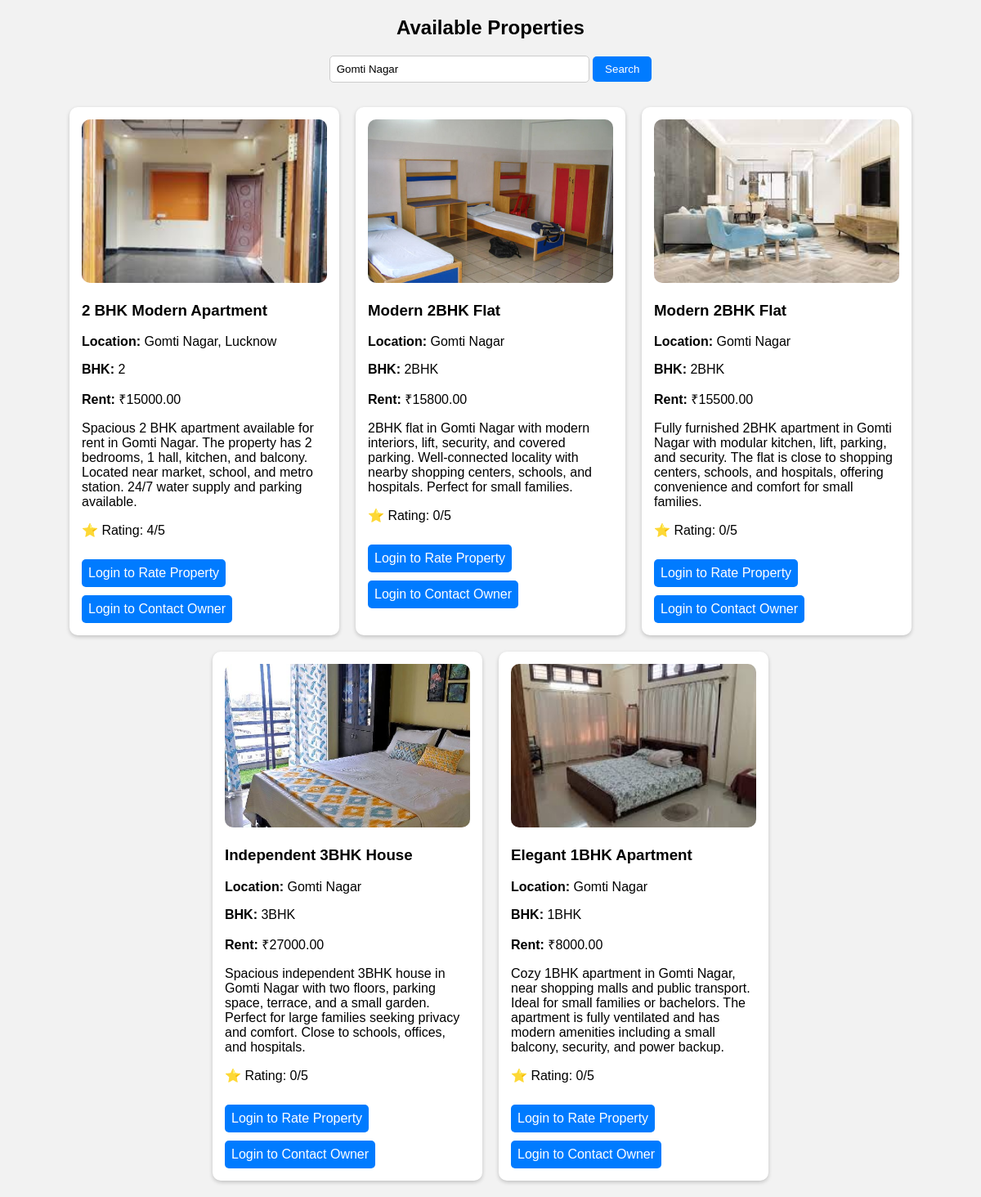
The app's page /show_property.php?location=Gomti Nagar with its own data.
### tables this page shows
CREATE TABLE `properties` (
  `id` int(11) UNSIGNED NOT NULL,
  `title` varchar(255) NOT NULL,
  `location` varchar(100) NOT NULL,
  `bhk` varchar(50) NOT NULL,
  `area` varchar(50) NOT NULL,
  `rent` decimal(10,2) NOT NULL,
  `description` text NOT NULL,
  `image` varchar(255) DEFAULT NULL,
  `created_at` timestamp NOT NULL DEFAULT current_timestamp(),
  `owner_id` int(11) DEFAULT NULL
);

### show_property.php (the view, shortened to what this page needs)
<?php
$conn = mysqli_connect("localhost","root","","primedwell");
$search="";
if(isset($_GET['location'])){
$search=mysqli_real_escape_string($conn,$_GET['location']);
}
$sql="SELECT * FROM properties WHERE 1";
if(!empty($search)){
$sql.=" AND (title LIKE '%$search%'
OR location LIKE '%$search%'
OR bhk LIKE '%$search%'
OR rent LIKE '%$search%')";
}
$sql.=" ORDER BY id DESC";
$result=mysqli_query($conn,$sql);
?>
<!DOCTYPE html>
<html>
<head>
</head>
<body>
<h2>Available Properties</h2>
<div class="search-form">
<form method="GET">
<input type="text" name="location"
placeholder="Search location, rent, BHK..."
value="<?php echo htmlspecialchars($search); ?>">
<button type="submit">Search</button>
</form>
</div>
<div class="property-container">
<?php
if(mysqli_num_rows($result)>0){
while($row=mysqli_fetch_assoc($result)){
?>
<div class="property-card">
<img src="uploads/<?php echo $row['image']; ?>">
<h3><?php echo $row['title']; ?></h3>
<p><b>Location:</b> <?php echo $row['location']; ?></p>
<p><b>BHK:</b> <?php echo $row['bhk']; ?></p>
<p><b>Rent:</b> ₹<?php echo $row['rent']; ?></p>
<p><?php echo $row['description']; ?></p>
<?php
$pid=$row['id'];
$r=mysqli_query($conn,"SELECT AVG(rating) as avg_rating
FROM property_ratings
WHERE property_id='$pid'");
$rating=mysqli_fetch_assoc($r);
?>
<p>⭐ Rating: <?php echo round($rating['avg_rating'],1); ?>/5</p>
<?php if(isset($_SESSION['user_id'])){ ?>
<form method="POST" class="rating-form">
<input type="hidden" name="property_id"
value="<?php echo $row['id']; ?>">
<select name="rating" required>
<option value="">Rate Property</option>
<option value="1">⭐</option>
<option value="2">⭐⭐</option>
<option value="3">⭐⭐⭐</option>
<option value="4">⭐⭐⭐⭐</option>
<option value="5">⭐⭐⭐⭐⭐</option>
</select>
<button type="submit" name="rate_property">
Submit
</button>
</form>
<?php } else { ?>
<a href="login.php" class="contact-toggle-btn">
Login to Rate Property
</a>
<?php } ?>
<?php if(isset($_SESSION['user_id'])){ ?>
<button class="contact-toggle-btn"
onclick="toggleForm(<?php echo $row['id']; ?>)">
Contact Owner
</button>
<div id="contact-form-<?php echo $row['id']; ?>"
class="contact-form"
style="display:none;">
<form method="POST">
<input type="hidden"
name="receiver_id"
value="<?php echo $row['owner_id']; ?>">
<textarea name="message"
placeholder="Type your message..."
required></textarea>
<button type="submit"
name="send_msg"
class="contact-btn">
Send Message
</button>
</form>
</div>
<?php } else { ?>
<a href="login.php" class="contact-toggle-btn">
Login to Contact Owner
</a>
<?php } ?>
</div>
<?php
}
}else{
echo "<h3>No properties found</h3>";
}
?>
</div>
</body>
</html>

### show_property.php (style rules this page uses)
body { font-family:Arial; margin:20px; background:#f2f2f2; }
h2 { text-align:center; }
.property-container { display:flex; flex-wrap:wrap; justify-content:center; gap:20px; }
.property-card { background:#fff; border-radius:10px; box-shadow:0 2px 5px rgba(0,0,0,0.2); width:300px; padding:15px; }
.property-card img { width:100%; height:200px; object-fit:cover; border-radius:10px; }
.search-form { text-align:center; margin-bottom:30px; }
.search-form input { padding:8px; width:300px; border-radius:5px; border:1px solid #ccc; }
.search-form button { padding:8px 15px; background:#007bff; color:white; border:none; border-radius:5px; cursor:pointer; }
.contact-toggle-btn { padding:8px; border:none; background:#007bff; color:white; border-radius:5px; cursor:pointer; margin-top:10px; display:inline-block; text-decoration:none; }

### records on screen
properties: image (picture), title "2 BHK Modern Apartment", location "Gomti Nagar, Lucknow", bhk "2", rent "15000.00", description "Spacious 2 BHK apartment available for rent in Gomti Nagar. The property has 2 bedrooms, 1 hall, kitchen, and balcony. Located near market, school, and metro station. 24/7 water supply and parking available.", avg_rating "4"
properties: image (picture), title "Modern 2BHK Flat", location "Gomti Nagar", bhk "2BHK", rent "15800.00", description "2BHK flat in Gomti Nagar with modern interiors, lift, security, and covered parking. Well-connected locality with nearby shopping centers, schools, and hospitals. Perfect for small families.", avg_rating "0"
properties: image (picture), title "Modern 2BHK Flat", location "Gomti Nagar", bhk "2BHK", rent "15500.00", description "Fully furnished 2BHK apartment in Gomti Nagar with modular kitchen, lift, parking, and security. The flat is close to shopping centers, schools, and hospitals, offering convenience and comfort for small families.", avg_rating "0"
properties: image (picture), title "Independent 3BHK House", location "Gomti Nagar", bhk "3BHK", rent "27000.00", description "Spacious independent 3BHK house in Gomti Nagar with two floors, parking space, terrace, and a small garden. Perfect for large families seeking privacy and comfort. Close to schools, offices, and hospitals.", avg_rating "0"
properties: image (picture), title "Elegant 1BHK Apartment", location "Gomti Nagar", bhk "1BHK", rent "8000.00", description "Cozy 1BHK apartment in Gomti Nagar, near shopping malls and public transport. Ideal for small families or bachelors. The apartment is fully ventilated and has modern amenities including a small balcony, security, and power backup.", avg_rating "0"
